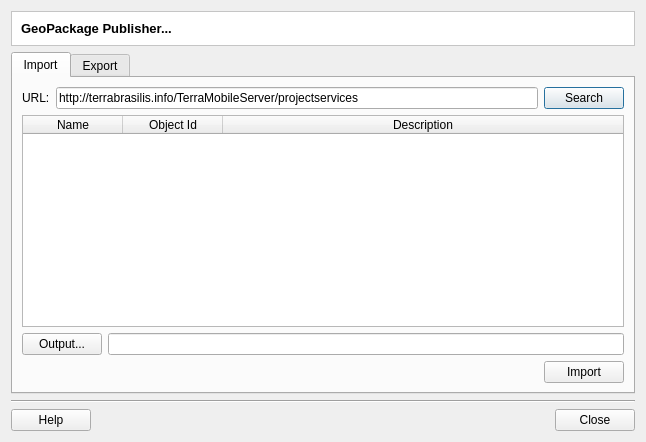
<?xml version="1.0" encoding="UTF-8"?>
<ui version="4.0">
 <class>GeoPackagePublisherDialogForm</class>
 <widget class="QDialog" name="GeoPackagePublisherDialogForm">
  <property name="geometry">
   <rect>
    <x>0</x>
    <y>0</y>
    <width>646</width>
    <height>442</height>
   </rect>
  </property>
  <property name="windowTitle">
   <string>GeoPackage Publisher</string>
  </property>
  <layout class="QGridLayout" name="gridLayout_12">
   <item row="0" column="0">
    <layout class="QGridLayout" name="gridLayout_11">
     <item row="0" column="0">
      <widget class="QFrame" name="frame">
       <property name="styleSheet">
        <string notr="true">QWidget { background: white }</string>
       </property>
       <property name="frameShape">
        <enum>QFrame::StyledPanel</enum>
       </property>
       <property name="frameShadow">
        <enum>QFrame::Sunken</enum>
       </property>
       <layout class="QGridLayout" name="gridLayout_6">
        <item row="0" column="0">
         <widget class="QLabel" name="m_titleLabel">
          <property name="font">
           <font>
            <pointsize>10</pointsize>
            <weight>75</weight>
            <bold>true</bold>
           </font>
          </property>
          <property name="text">
           <string>GeoPackage Publisher...</string>
          </property>
         </widget>
        </item>
       </layout>
      </widget>
     </item>
     <item row="1" column="0">
      <widget class="QTabWidget" name="tabWidget">
       <property name="tabPosition">
        <enum>QTabWidget::North</enum>
       </property>
       <property name="currentIndex">
        <number>0</number>
       </property>
       <widget class="QWidget" name="tab">
        <attribute name="title">
         <string>Import</string>
        </attribute>
        <layout class="QGridLayout" name="gridLayout_13">
         <item row="0" column="0">
          <layout class="QGridLayout" name="gridLayout_4">
           <item row="0" column="0">
            <layout class="QGridLayout" name="gridLayout">
             <item row="0" column="0">
              <widget class="QLabel" name="label">
               <property name="text">
                <string>URL:</string>
               </property>
              </widget>
             </item>
             <item row="0" column="1">
              <widget class="QLineEdit" name="m_importURLLineEdit">
               <property name="text">
                <string>http://terrabrasilis.info/TerraMobileServer/projectservices</string>
               </property>
              </widget>
             </item>
             <item row="0" column="2">
              <widget class="QPushButton" name="m_importSearchPushButton">
               <property name="text">
                <string>Search</string>
               </property>
              </widget>
             </item>
            </layout>
           </item>
           <item row="1" column="0">
            <widget class="QTableWidget" name="m_importTableWidget">
             <property name="minimumSize">
              <size>
               <width>600</width>
               <height>200</height>
              </size>
             </property>
             <property name="alternatingRowColors">
              <bool>true</bool>
             </property>
             <property name="selectionMode">
              <enum>QAbstractItemView::MultiSelection</enum>
             </property>
             <property name="selectionBehavior">
              <enum>QAbstractItemView::SelectRows</enum>
             </property>
             <attribute name="horizontalHeaderStretchLastSection">
              <bool>true</bool>
             </attribute>
             <column>
              <property name="text">
               <string>Name</string>
              </property>
             </column>
             <column>
              <property name="text">
               <string>Object Id</string>
              </property>
             </column>
             <column>
              <property name="text">
               <string>Description</string>
              </property>
             </column>
            </widget>
           </item>
           <item row="2" column="0">
            <layout class="QGridLayout" name="gridLayout_3">
             <item row="0" column="0">
              <widget class="QPushButton" name="m_importOutputPushButton">
               <property name="text">
                <string>Output...</string>
               </property>
              </widget>
             </item>
             <item row="0" column="1">
              <widget class="QLineEdit" name="m_importOutputLineEdit"/>
             </item>
            </layout>
           </item>
           <item row="3" column="0">
            <layout class="QGridLayout" name="gridLayout_2">
             <item row="0" column="0">
              <spacer name="horizontalSpacer_2">
               <property name="orientation">
                <enum>Qt::Horizontal</enum>
               </property>
               <property name="sizeHint" stdset="0">
                <size>
                 <width>40</width>
                 <height>20</height>
                </size>
               </property>
              </spacer>
             </item>
             <item row="0" column="1">
              <widget class="QPushButton" name="m_importPushButton">
               <property name="text">
                <string>Import</string>
               </property>
              </widget>
             </item>
            </layout>
           </item>
          </layout>
         </item>
        </layout>
       </widget>
       <widget class="QWidget" name="tab_2">
        <attribute name="title">
         <string>Export</string>
        </attribute>
        <layout class="QGridLayout" name="gridLayout_10">
         <item row="0" column="0">
          <layout class="QGridLayout" name="gridLayout_9">
           <item row="0" column="0">
            <layout class="QGridLayout" name="gridLayout_7">
             <item row="0" column="0">
              <widget class="QPushButton" name="m_exportFilePushButton">
               <property name="text">
                <string>File...</string>
               </property>
              </widget>
             </item>
             <item row="0" column="1">
              <widget class="QLineEdit" name="m_exportFileLineEdit">
               <property name="enabled">
                <bool>false</bool>
               </property>
              </widget>
             </item>
             <item row="1" column="0">
              <widget class="QLabel" name="label_2">
               <property name="text">
                <string>Server:</string>
               </property>
               <property name="alignment">
                <set>Qt::AlignRight|Qt::AlignTrailing|Qt::AlignVCenter</set>
               </property>
              </widget>
             </item>
             <item row="1" column="1">
              <widget class="QLineEdit" name="m_exportServerLineEdit">
               <property name="text">
                <string>http://terrabrasilis.info/TerraMobileServer/projectservices</string>
               </property>
              </widget>
             </item>
            </layout>
           </item>
           <item row="1" column="0">
            <spacer name="verticalSpacer">
             <property name="orientation">
              <enum>Qt::Vertical</enum>
             </property>
             <property name="sizeHint" stdset="0">
              <size>
               <width>20</width>
               <height>40</height>
              </size>
             </property>
            </spacer>
           </item>
           <item row="2" column="0">
            <layout class="QGridLayout" name="gridLayout_8">
             <item row="0" column="0">
              <spacer name="horizontalSpacer_3">
               <property name="orientation">
                <enum>Qt::Horizontal</enum>
               </property>
               <property name="sizeHint" stdset="0">
                <size>
                 <width>40</width>
                 <height>20</height>
                </size>
               </property>
              </spacer>
             </item>
             <item row="0" column="1">
              <widget class="QPushButton" name="m_exportPushButton">
               <property name="text">
                <string>Export</string>
               </property>
              </widget>
             </item>
            </layout>
           </item>
          </layout>
         </item>
        </layout>
       </widget>
      </widget>
     </item>
     <item row="2" column="0">
      <layout class="QGridLayout" name="gridLayout_5">
       <item row="0" column="0" colspan="3">
        <widget class="Line" name="line">
         <property name="orientation">
          <enum>Qt::Horizontal</enum>
         </property>
        </widget>
       </item>
       <item row="1" column="0">
        <widget class="QPushButton" name="m_helpPushButton">
         <property name="text">
          <string>Help</string>
         </property>
        </widget>
       </item>
       <item row="1" column="1">
        <spacer name="horizontalSpacer">
         <property name="orientation">
          <enum>Qt::Horizontal</enum>
         </property>
         <property name="sizeHint" stdset="0">
          <size>
           <width>40</width>
           <height>20</height>
          </size>
         </property>
        </spacer>
       </item>
       <item row="1" column="2">
        <widget class="QPushButton" name="m_cancelPushButton">
         <property name="text">
          <string>Close</string>
         </property>
        </widget>
       </item>
      </layout>
     </item>
    </layout>
   </item>
  </layout>
 </widget>
 <tabstops>
  <tabstop>tabWidget</tabstop>
  <tabstop>m_importURLLineEdit</tabstop>
  <tabstop>m_importSearchPushButton</tabstop>
  <tabstop>m_importTableWidget</tabstop>
  <tabstop>m_importOutputPushButton</tabstop>
  <tabstop>m_importOutputLineEdit</tabstop>
  <tabstop>m_importPushButton</tabstop>
  <tabstop>m_exportFilePushButton</tabstop>
  <tabstop>m_exportFileLineEdit</tabstop>
  <tabstop>m_exportServerLineEdit</tabstop>
  <tabstop>m_exportPushButton</tabstop>
  <tabstop>m_cancelPushButton</tabstop>
  <tabstop>m_helpPushButton</tabstop>
 </tabstops>
 <resources/>
 <connections>
  <connection>
   <sender>m_cancelPushButton</sender>
   <signal>released()</signal>
   <receiver>GeoPackagePublisherDialogForm</receiver>
   <slot>reject()</slot>
   <hints>
    <hint type="sourcelabel">
     <x>563</x>
     <y>512</y>
    </hint>
    <hint type="destinationlabel">
     <x>420</x>
     <y>408</y>
    </hint>
   </hints>
  </connection>
 </connections>
</ui>
